Frame 1 (no input): blank canvas, image omitted
Frame 60 (the mouse pressed at the canvas centre just before this capture): blank canvas, image omitted
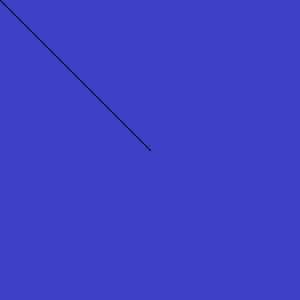
Frame 120 (the mouse held since frame 60 and released just before this capture)

The Processing sketch whose frames 1 and 60 were blank and that drew this single picture after the mouse press (run headless with seeded random() and noise(); from frame 60 on, the mouse is pressed at the canvas centre):

// Processing sketch: week16_painter
// ── week16_painter.pde
void setup(){
  size(300,300);
  background(#3D40C4);
}

void draw(){
  
  if(mousePressed){
    line(mouseX,mouseY,pmouseX,pmouseY);
  }
}

void keyPressed(){
  if(key == '1') stroke(255,0,0);
  if(key == '2') stroke(0,255,0);
}
